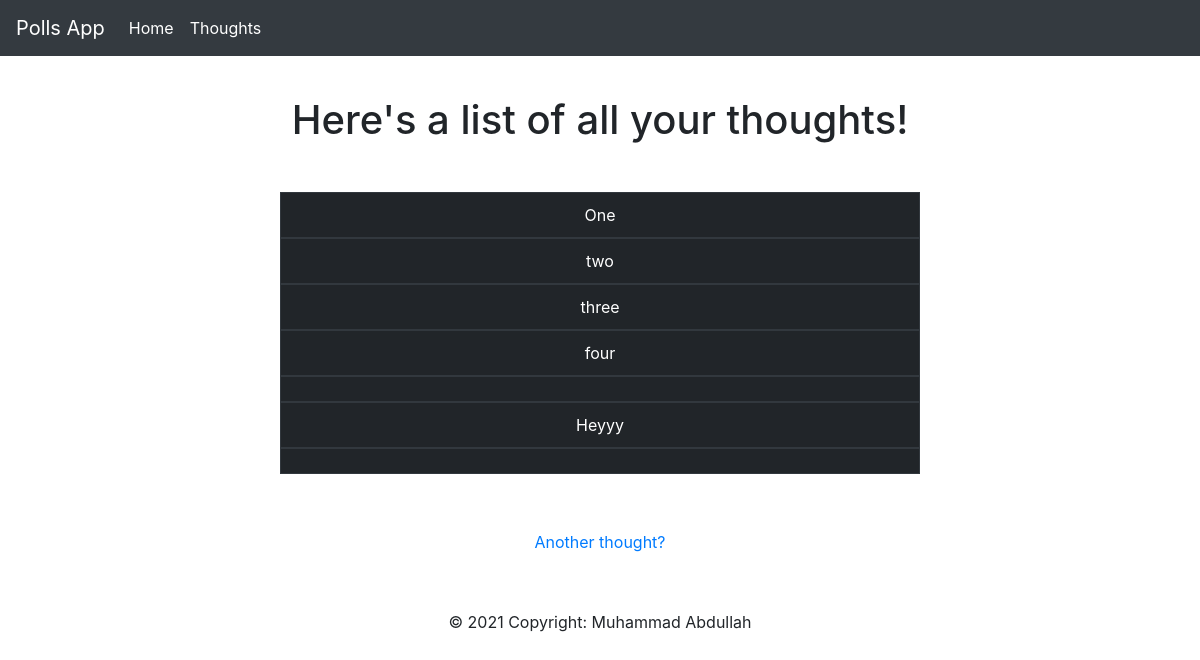
Page /polls/thoughts/list/ on the earlier database version.
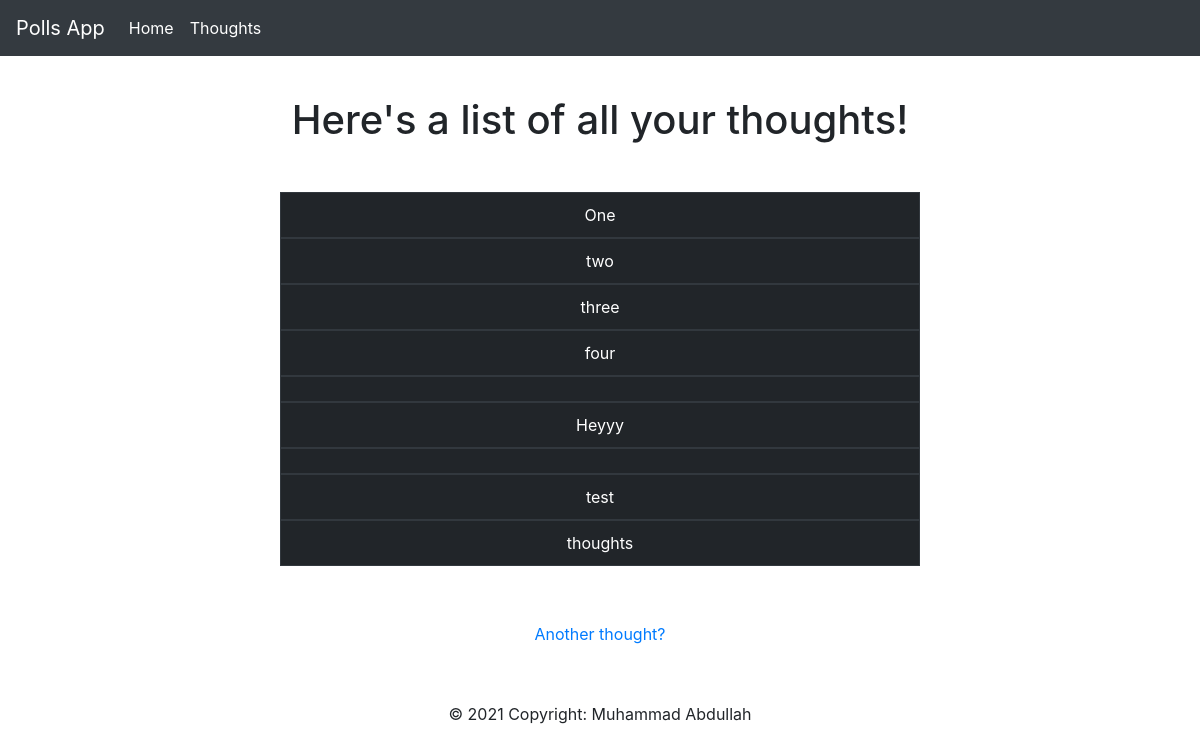
Same page on the later database version.
### polls/models.py (models this page shows, shortened)
class Thoughts(models.Model):
    thoughtText = models.TextField()

### polls/views.py (the view)
# urls.py: path('thoughts/list/', views.ThoughtListView.as_view(), name='list'),
class ThoughtListView(generic.ListView):
    model = Thoughts
    template_name = 'polls/list.html'
    context_object_name = 'latest_thought_list'

### polls/templates/polls/list.html (shortened to what this page needs)
<link rel="stylesheet" href="https://stackpath.bootstrapcdn.com/bootstrap/4.1.3/css/bootstrap.min.css"
      xmlns:font-size="http://www.w3.org/1999/xhtml" xmlns:font-size="http://www.w3.org/1999/xhtml">
{% load static %}
<link rel="stylesheet" type="text/css" href="{% static 'polls/style.css' %}">
<!DOCTYPE html>
<html lang="en">
<head>
</head>
<body>
<nav class="navbar navbar-expand-lg navbar-dark bg-dark" >
  <a class="navbar-brand" href="#">Polls App</a>
  <div class="collapse navbar-collapse" id="navbarNavAltMarkup">
    <div class="navbar-nav">
      <a class="nav-item nav-link active" href="{% url 'polls:index' %}">Home <span class="sr-only">(current)</span></a>
      <a class="nav-item nav-link active" href="{% url 'polls:thoughts' %}">Thoughts</a>
    </div>
  </div>
</nav>
    <h1 class="center downp uppad">Here's a list of all your thoughts! </h1>
    {% if latest_thought_list %}
        <table class="table table-dark table-bordered form-control-inline center ">
            {% for thought in latest_thought_list %}
            <tr class="center">
                <td class="center form-control-inline">{{ thought.thoughtText }}</td>
            </tr>
            {% endfor %}
        </table>
        <div class="center downp uppad">
            <a href="{% url 'polls:thoughts'%}">Another thought?</a>
        </div>
    {% endif %}
    <footer class="page-footer font-small blue">
        <div class="footer-copyright text-center py-3">© 2021 Copyright: Muhammad Abdullah
        </div>
    </footer>
</body>
</html>

Differences in the rows shown:
added Thoughts: thoughtText "test"
added Thoughts: thoughtText "thoughts"
